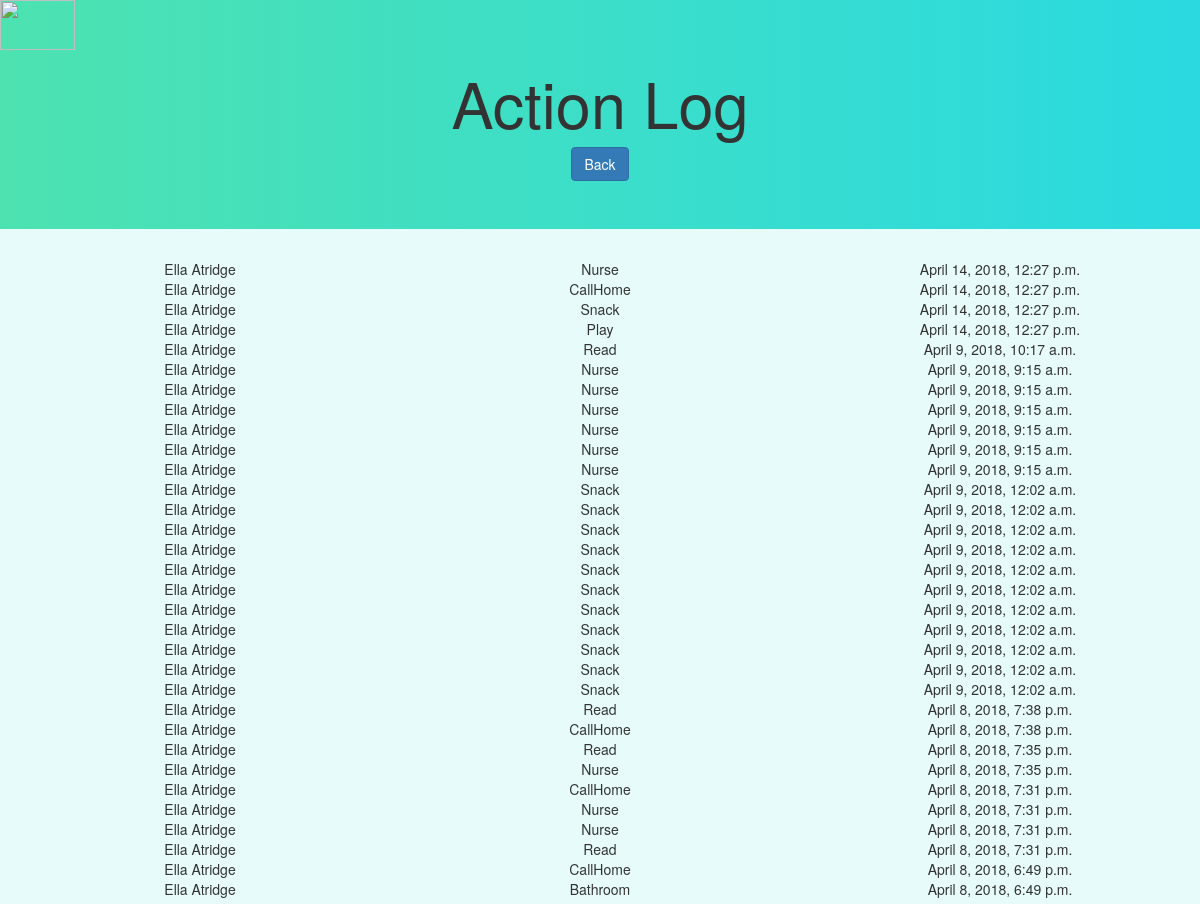
The page /actions/ (signed in, upper part) on the database as committed earlier.
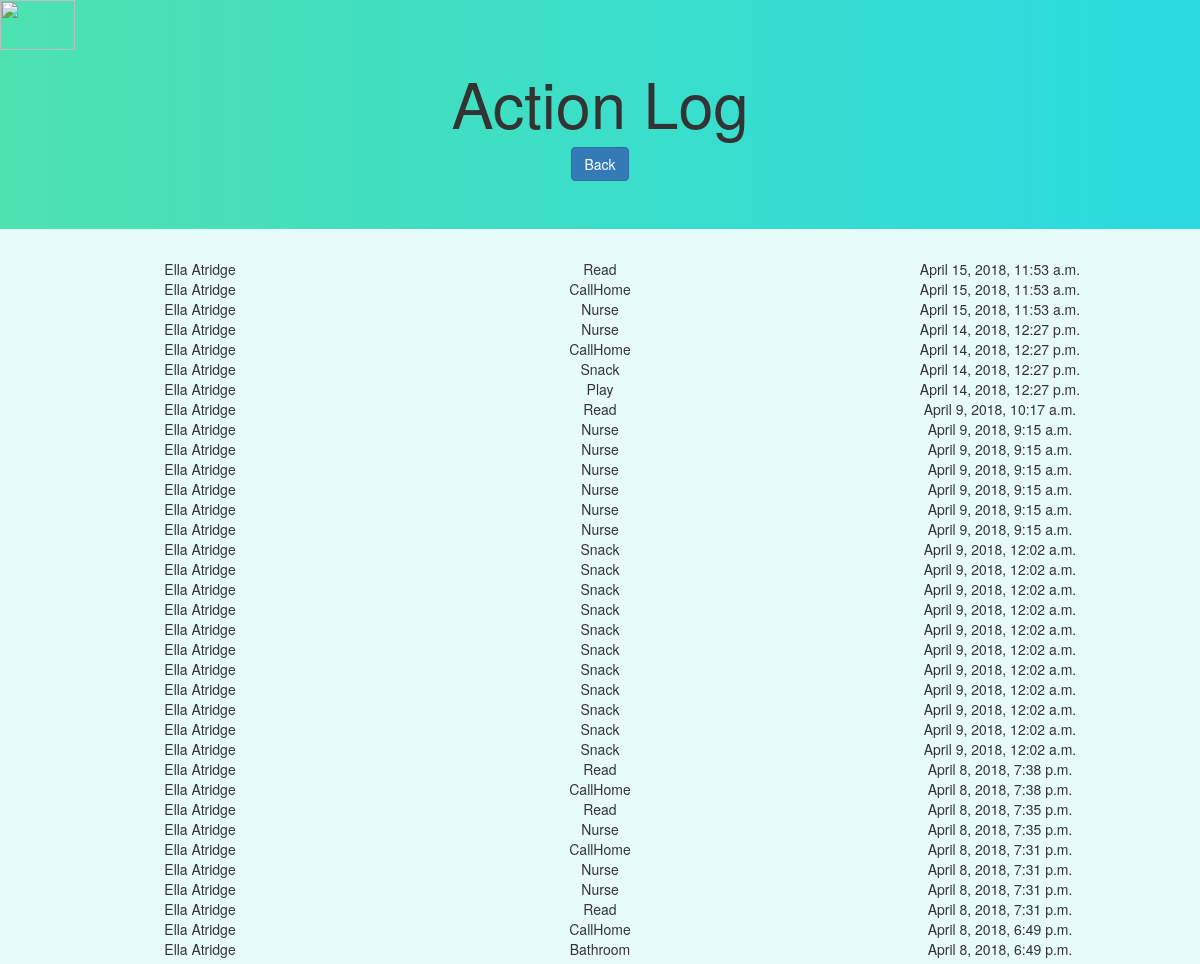
The same page on the database as committed later.
### webApp/models.py (models this page shows, shortened)
class Action(models.Model):
    ACTION_CHOICES = [('S', 'Snack'), ('P', 'Play'), ('O', 'Outside'), ('B', 'Bathroom'), ('C', 'CallHome'), ('N', 'Nurse'), ('R', 'Read')]
    time = models.DateTimeField()
    action = models.CharField(max_length=1, choices=ACTION_CHOICES)
    student = models.ForeignKey('Student', on_delete=models.CASCADE)
    class Meta:
        ordering = ['-time']

class Student(models.Model):
    first_name = models.CharField(max_length=50)
    last_name = models.CharField(max_length=50)
    date_of_birth = models.DateField()
    gender = models.CharField(max_length=10, choices=[('M', 'Male'), ('F', 'Female')])
    parent = models.ForeignKey(User, null=True, blank=True, on_delete=models.CASCADE)
    def __str__(self):
        return(self.first_name + ' ' + self.last_name)
    class Meta:
        unique_together = [("first_name", "last_name", "date_of_birth")]
        ordering = ['last_name']

### webApp/views.py (the view)
# urls.py: url(r'^actions/$', views.action_log, name='action_log'),
def action_log(request):
    if request.user.is_authenticated:
        if request.user.is_staff:
            actions = Action.objects.all()
            return render(request, 'action_log.html', {'actions': actions})
        else:
            return redirect('/unauth')
    else:
        return redirect('/accounts/login')

### webApp/templates/action_log.html (shortened to what this page needs)
{% extends "base.html" %}
{% block content %}
<img class ='logo' src='https://s3.amazonaws.com/easl-static/eASl_logo.png' height="50" width="75">
<div class="jumbotron text-center">
  <h1 class="text-center"> Action Log </h1>
  <input type=button class="btn btn-primary" value="Back" onClick="javascript:history.go(-1);">
</div>
{% for action in actions %}
  <div class="text-center">
    <div class="col-md-4">
      {{ action.student }}
    </div>
    <div class="col-md-4">
        {{ action.get_action_display }}
    </div>
    <div class="col-md-4">
        {{ action.time }}
    </div>
  </div>
{% endfor %}
{% endblock %}

Rows that differ between the two databases and show on the page:
added Action: student "Ella Atridge", action "Read", time "April 15, 2018, 11:53 a.m."
added Action: student "Ella Atridge", action "CallHome", time "April 15, 2018, 11:53 a.m."
added Action: student "Ella Atridge", action "Nurse", time "April 15, 2018, 11:53 a.m."
